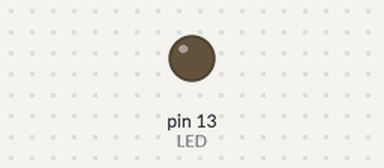
Recording of a sketch running on a simulated Arduino Uno, built with avr-gcc and run on an emulated ATmega328P. Shown: output pins drawn as LEDs (lit = HIGH).

Above: at 1.2 s.
At 3.18 s:
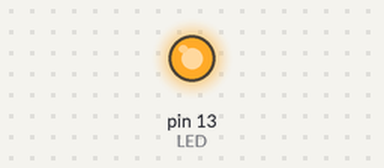
Timing chart, 0 to 3.5 s (numbered marks = the images above):
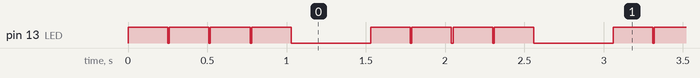

The sketch:

Blink_Onboard_LED.ino
```cpp
 // Example 01 : Blinking LED

 const int LED = 13; //LED connected to
                     //digital pin 13

 void setup()
 {
   pinMode(LED, OUTPUT);  //sets the digital
                         //pin as output
 }

 void loop()
 {
   digitalWrite(LED, HIGH);  //turns the LED on
   delay(250);              //waits for a quarter of a second
   digitalWrite(LED, LOW);  //turns the LED off
   delay(10);             //waits for a really short time
   digitalWrite(LED, HIGH);  //turns the LED on
   delay(250);              //waits for a quarter of a second
   digitalWrite(LED, LOW);  //turns the LED off
   delay(10);             //waits for a really short time
   digitalWrite(LED, HIGH);  //turns the LED on
   delay(250);              //waits for a quarter of a second
   digitalWrite(LED, LOW);  //turns the LED off
   delay(10);             //waits for a really short time
   digitalWrite(LED, HIGH);  //turns the LED on
   delay(250);              //waits for a quarter of a second
   digitalWrite(LED, LOW);  //turns the LED off
   delay(500);             //waits for half a second
 }
```

Measured:
- by itself, pin 13 (LED): repeats every 1.5 s: 3 × (LOW 0.01 s, HIGH 0.25 s), LOW 0.50 s, HIGH 0.25 s
- by itself, everything shown: repeats every 1.5 s, in 4 steps
